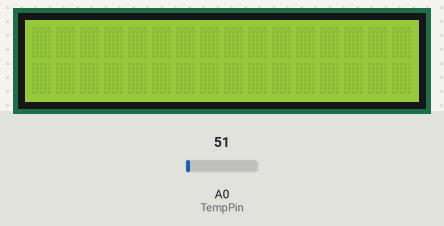
This sketch was run on a simulated Arduino Uno, built with avr-gcc and run on an emulated ATmega328P. Parts: 16×2 character LCD. The test bench sets the inputs (shaded band); at power-on: A0 (TempPin) = 51.

Above: at 1.2 s.
1.3 s: A0 (TempPin) set to 69
At 3.8 s:
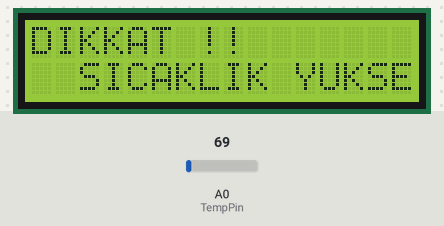
5.4 s: A0 (TempPin) set to 30
At 7.8 s:
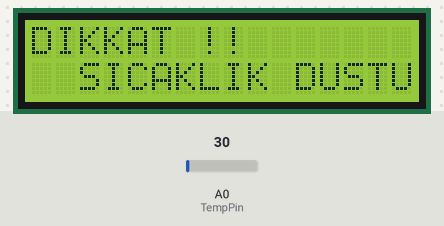
9.5 s: A0 (TempPin) set to 71
At 11.4 s:
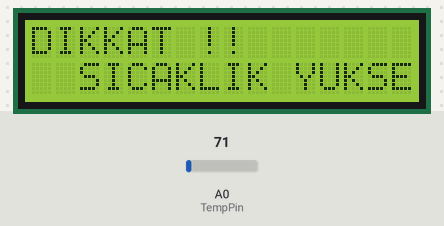
13.6 s: A0 (TempPin) set to 15
At 15.9 s:
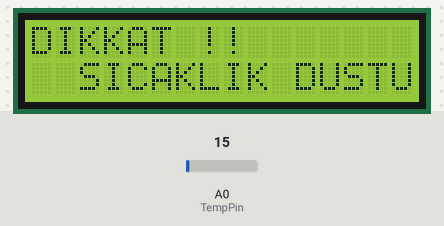
Timing chart, 0 to 17.4 s (numbered marks = the images above; inputs shaded):
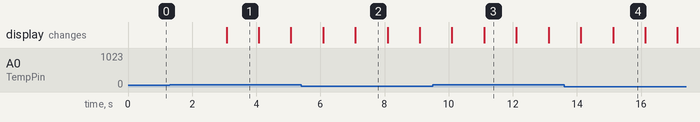

Measured:
- the behaviour switches between 61 and 62 on A0 (TempPin) (found by bisection; images 0 and 1)
- after the input at 1.3 s, the display: changes after 1.8 s (image 1)
- after the input at 5.4 s, the display: first differs from a run without the input after 1.7 s (image 2)
- after the input at 9.5 s, the display: first differs from a run without the input after 1.6 s (image 3)
- after the input at 13.6 s, the display: first differs from a run without the input after 1.5 s (image 4)
- what the display in image 1 shows lasts 1.0 s, from 3.1 s to 4.1 s

The sketch:

Termometre.ino
```cpp
#include <LiquidCrystal.h>
LiquidCrystal lcd(13,12,11,10,9,8);
#define TempPin A0
void setup() {
lcd.begin(16,2);
  pinMode(TempPin,INPUT_PULLUP);
}

void loop() {
  int TempValue = analogRead(TempPin); // Getting LM35 value and saving it in variable // Sıcaklık sensöründen bir okuma alın:
  float TempCel =  TempValue*(5000/1024.0)   ; //(TempValue/1023.0)*5000; // Getting the celsius value from 10 bit analog value  // Okumayı voltaja dönüştürün:
  float Temp=TempCel/10.0; // Voltajı Santigrat derece cinsinden sıcaklığa dönüştürün:
 /* lcd.print(Temp);
  lcd.setCursor(2,1);
  lcd.println("C");*/

  delay(1000); // wait a second between readings
      lcd.clear();
     if(Temp>30){
   lcd.print("DIKKAT !!");
      lcd.setCursor(2,1);
      lcd.print("SICAKLIK YUKSELDI !!");
       // digitalWrite(buzzer,HIGH);
      delay(1000);
      lcd.clear();
        //digitalWrite(buzzer,LOW);

  }
  if(Temp<20){
   lcd.print("DIKKAT !!");
      lcd.setCursor(2,1);
      lcd.print("SICAKLIK DUSTU !!");
       // digitalWrite(buzzer,HIGH);
      delay(1000);
      lcd.clear();
        //digitalWrite(buzzer,LOW);

  }
}
```
